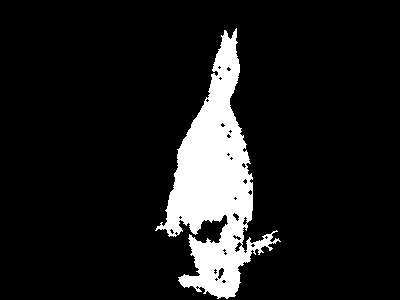
#> input picture Inteligencia Artificial 2/res/106024.bmp, 400 x 300 px
$ python Proyecto2doParcialCalcularError.py
#> lines starting #> are read from the running program, lines starting #| are printed output that depends on the picture; after the words box and inside, x2 and y2 are one past the last pixel; in counts of white or black regions, pixels touching at a corner belong together
from PIL import Image
import numpy
from sklearn import neighbors, datasets

images = ['106024.bmp','124080.bmp','153077.bmp','153093.bmp','181079.bmp','189080.bmp','208001.bmp','209070.bmp','21077.bmp','227092.bmp','24077.bmp','271008.bmp','304074.bmp','326038.bmp','37073.bmp','376043.bmp','388016.bmp','65019.bmp','69020.bmp','86016.bmp','banana1.bmp','banana2.bmp','banana3.bmp','book.bmp','bool.bmp','bush.bmp','ceramic.bmp','cross.bmp','doll.bmp','elefant.bmp','flower.bmp','fullmoon.bmp','grave.bmp','llama.bmp','memorial.bmp','music.bmp','person1.bmp','person2.bmp','person3.bmp','person4.bmp','person5.bmp','person6.bmp','person7.bmp','person8.bmp','scissors.bmp','sheep.bmp','stone1.bmp','stone2.bmp','teddy.bmp','tennis.bmp']
error = []
for image in images:
    Img_pred = Image.open('res/' + image)
#> Img_pred is the input picture: PIL image 400x300 L; 10.8% white; 1 white region, box (x1, y1, x2, y2) and area: (155, 28, 281, 299) 13009
    Img_real = Image.open('bordes_real/' + image)
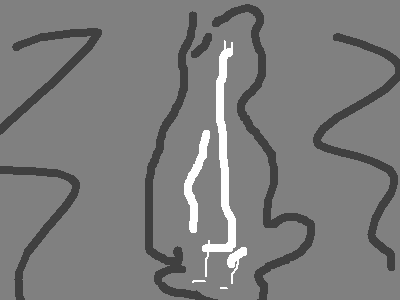
#> input picture Inteligencia Artificial 2/bordes_mr/106024.bmp, 400 x 300 px, found by its file name
#> Img_real is the input picture: PIL image 400x300 L; min 64, max 255, mean 124.1

    # Vectorizar las imágenes
    Xp = numpy.array(Img_pred)
    nrows, ncols = Xp.shape
#> nrows = 300; ncols = 400
    Xp = numpy.reshape(Xp, (nrows * ncols))
    Xr = numpy.reshape(numpy.array(Img_real), (nrows * ncols))

    correctas = sum(numpy.logical_and(Xp==255,Xr==255))+sum(numpy.logical_and(Xp==0,Xr==0))
#> correctas = 3101
    incorrectas = sum(numpy.logical_and(Xp==0,Xr==255))+sum(numpy.logical_and(Xp==255,Xr==0))
#> incorrectas = 64
    error.append( incorrectas/(correctas+incorrectas) )
#> pass 2 of the loop `for image in images:`:
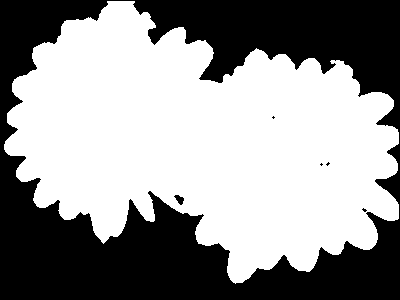
#> input picture Inteligencia Artificial 2/res/124080.bmp, 400 x 300 px
#> Img_pred is the input picture: PIL image 400x300 L; 58.4% white; 6 black regions (4 under 20 px), largest, box (x1, y1, x2, y2) and area: (0, 0, 400, 300) 49814, (174, 195, 184, 205) 57
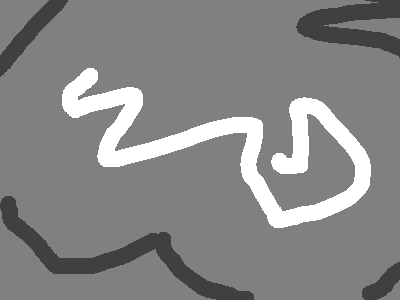
#> input picture Inteligencia Artificial 2/bordes_mr/124080.bmp, 400 x 300 px, found by its file name
#> Img_real is the input picture: PIL image 400x300 L; min 64, max 255, mean 135
#> correctas = 11730
#> incorrectas = 0
#> pass 3 of the loop `for image in images:`:
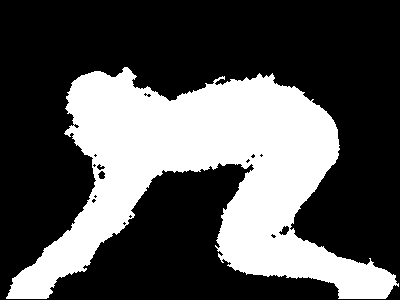
#> input picture Inteligencia Artificial 2/res/153077.bmp, 400 x 300 px
#> Img_pred is the input picture: PIL image 400x300 L; 33% white; 1 white region, box (x1, y1, x2, y2) and area: (6, 67, 399, 299) 39643
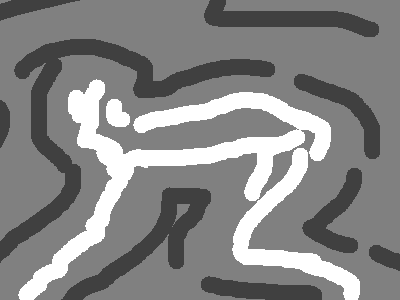
#> input picture Inteligencia Artificial 2/bordes_mr/153077.bmp, 400 x 300 px, found by its file name
#> Img_real is the input picture: PIL image 400x300 L; min 64, max 255, mean 134.1
#> correctas = 17524
#> incorrectas = 42
#> (the run stopped early here; a loop or call above may not have finished)
